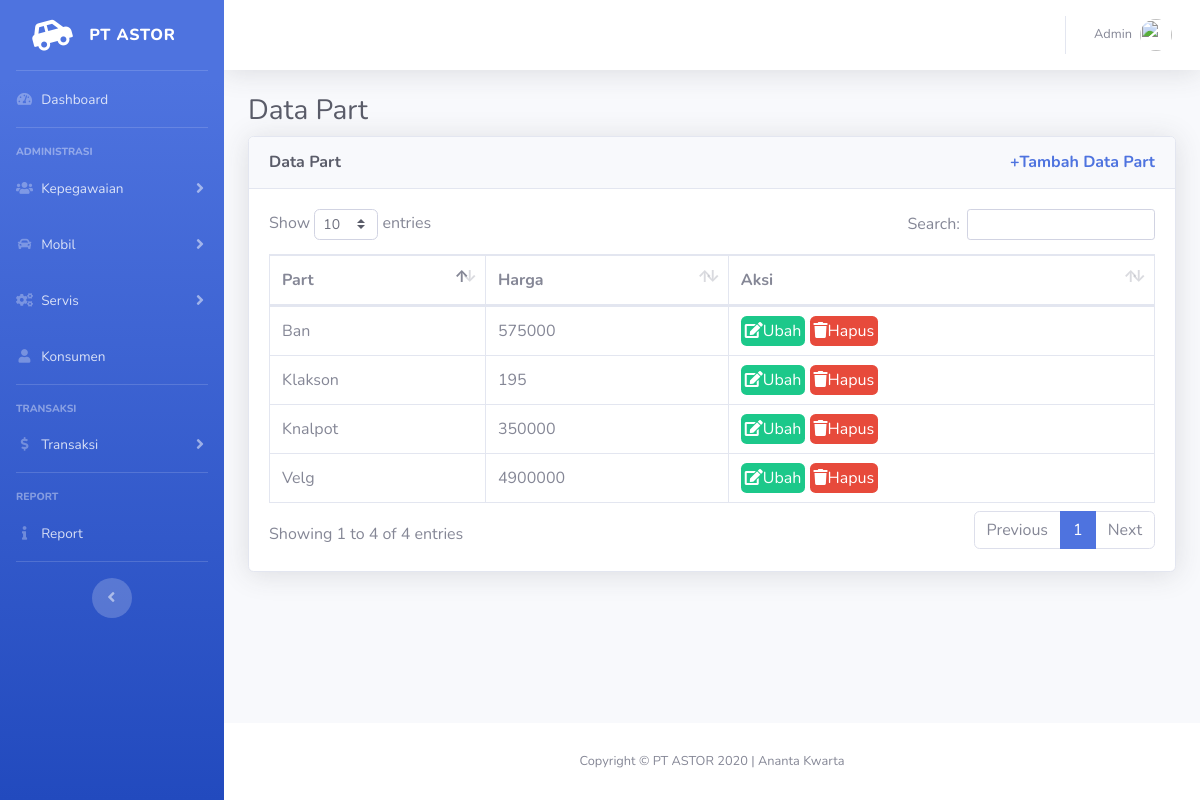
The page /index.php/part on the database as committed earlier.
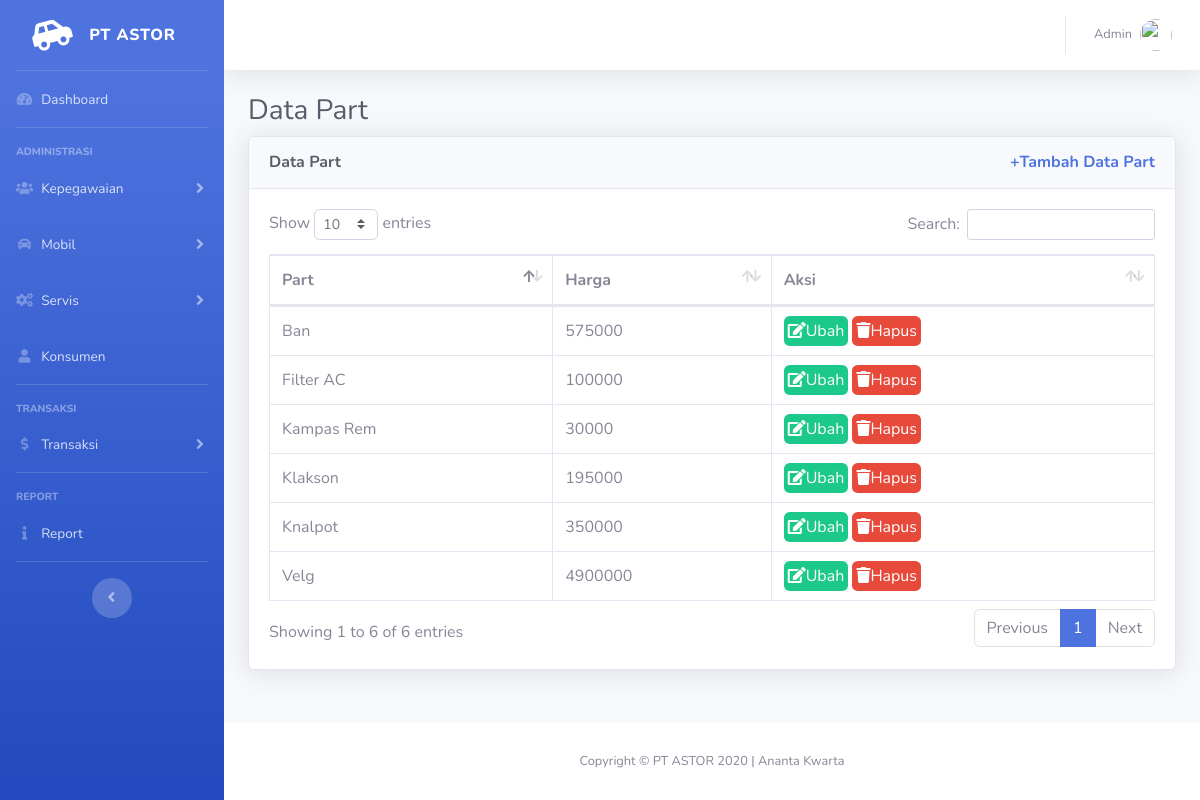
The same page on the database as committed later.
### tables this page shows
CREATE TABLE `part` (
  `idPart` int(11) NOT NULL,
  `namaPart` varchar(255) NOT NULL,
  `harga` int(11) NOT NULL
);

### application/controllers/Part.php (called while the page is built, shortened)
<?php
class Part extends CI_Controller
{
    public function __construct()
    {
        $this->load->database();
        $this->load->model('m_part');
        $this->load->library('form_validation');
    }
    public function index()
    {
        $data['judul'] = 'Data Part';
        $data['part'] = $this->m_part->getAll();
        $this->load->view('templates/header', $data);
        $this->load->view('servis/part/index', $data);
        $this->load->view('templates/footer');
    }
}

### index.php (called while the page is built, shortened)
<?php
require_once BASEPATH.'core/CodeIgniter.php';

### application/models/M_part.php (called while the page is built, shortened)
<?php
class m_part extends CI_Model
{
    public function getAll()
    {
        return $this->db->get('part')->result_array();
    }
}

### application/views/servis/part/index.php (the view, shortened to what this page needs)
<div class="container-fluid">
    <h1 class="h3 mb-2 text-gray-800">Data Part</h1>
    <div class="card shadow mb-4">
        <div class="card-header py-3">
            <h6 class="m-0 font-weight-bold text-gray-800">Data Part <a href="<?= base_url(); ?>part/tambah" class="m-0 font-weight-bold text-primary float-right">+Tambah Data Part</a></h6>
        </div>
        <div class="card-body">
            <div class="table-responsive">
                <table class="table table-bordered" id="dataTable" width="100%" cellspacing="0">
                    <thead>
                        <tr>
                            <th>Part</th>
                            <th>Harga</th>
                            <th>Aksi</th>
                        </tr>
                    </thead>
                    <tbody>
                        <?php foreach ($part as $p) : ?>
                            <tr>
                                <td><?= $p['namaPart']; ?></td>
                                <td><?= $p['harga']; ?></td>
                                <td>
                                    <a class="p-1 rounded btn-success" href="<?= base_url(); ?>part/ubah/<?= $p['idPart']; ?>"><i class="fas fa-edit text-white"></i>Ubah</a>
                                    <a class="p-1 rounded btn-danger" href="<?= base_url(); ?>part/hapus/<?= $p['idPart']; ?>" onclick="return confirm('Apakah Anda yakin akan menghapus <?= $p['namaPart']; ?>?')"><i class="fas fa-trash text-white"></i>Hapus</a>
                                </td>
                            </tr>
                        <?php endforeach; ?>
                    </tbody>
                </table>
            </div>
        </div>
    </div>
</div>
</div>

Rows that differ between the two databases and show on the page:
changed part "Klakson": harga "195" → "195000"
added part: namaPart "Kampas Rem", harga "30000"
added part: namaPart "Filter AC", harga "100000"
Other text that changed with them:
text written by a page script: "Show entries Search: Showing 1 to 4 of 4 entries Previous 1 Next" → "Show entries Search: Showing 1 to 6 of 6 entries Previous 1 Next"
